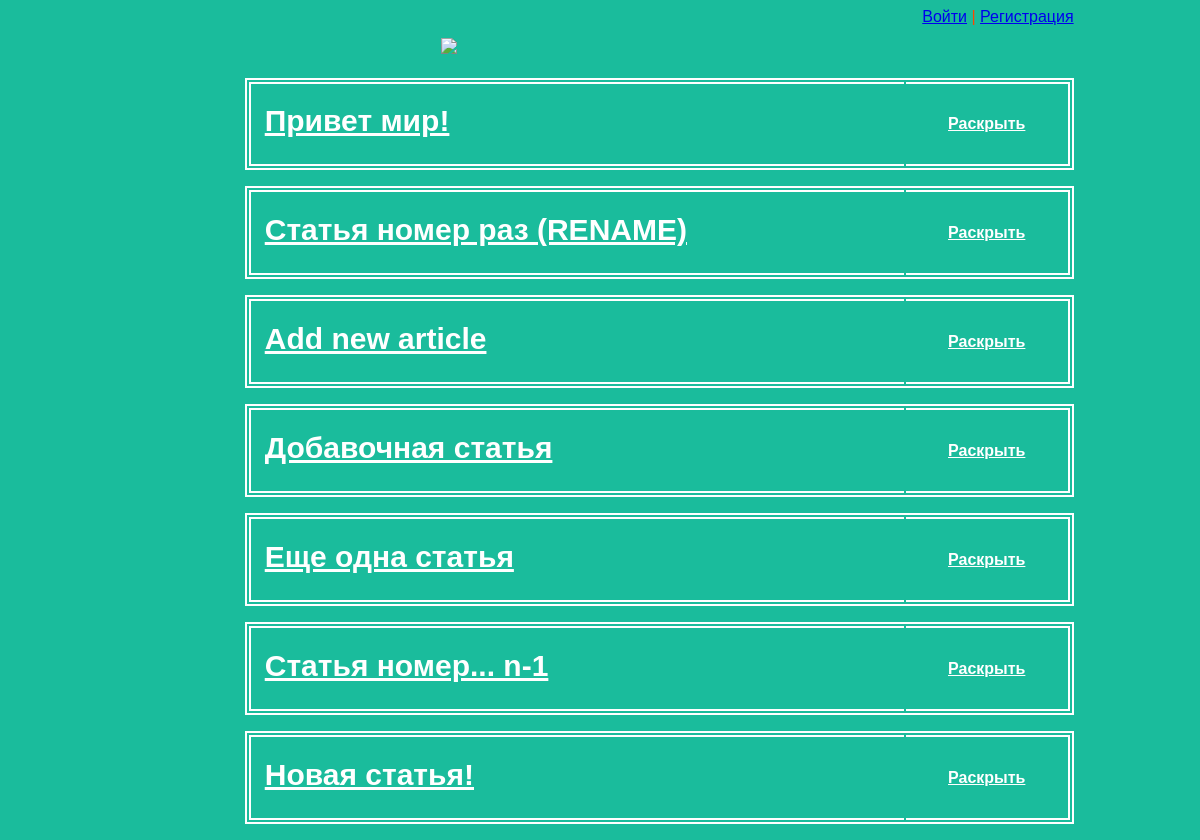
The page / on the database its author committed.
### articles/models.py (models this page shows, shortened)
class Article(models.Model):
    title = models.CharField('Name in article', max_length=200)
    author = models.ForeignKey(User, on_delete=models.CASCADE)
    text = models.TextField('Text in article')
    created_date = models.DateField('Data release',auto_now_add=True)
    def get_excerpt(self):
        return self.text[:140] + "..." if len(self.text) > 140 else self.text

### articles/views.py (the view)
# urls.py: path('', views.archive, name='archive' ),
def archive(request):
    return render(request, 'archive.html', {"posts": Article.objects.all()})

### articles/templates/archive.html (shortened to what this page needs)
{% load static %}
<!DOCTYPE html>
<html>
    <head>
        <link rel="stylesheet" href="{% static 'css/article.css' %}">
    </head>
    <body>
        <div class="header">
            <div class='states'>
                {% if user.is_authenticated %}
                    <a href="{% url 'logout' %}">Выйти ({{ request.user }})</a>
                {% else %}
                    <a href="{{ STATIC_URL }}/auth/login/">Войти</a> | <a href="{{ STATIC_URL }}/auth/registration/">Регистрация</a>
                {% endif %}
            </div>
            <a href="{{ STATIC_URL }}/"><img width='200px' src="https://s.tcdn.co/81c/c1e/81cc1ee9-0b7a-4cf8-82cf-59208b404fdc/10.png" /></a>
        </div>
            <div class="archive">
                {% for post in posts %}
                    <div class="one-post">
                        <table class='form-post' width='100%'>
                            <thead style="border:2px double;">
                            <tr>
                                <th style="border-right: none;" width='80%'><div align='left'><h2 class="post-title"><a href="{{ STATIC_URL }}/article/{{post.id}}">{{ post.title }}</a></h2></div></th>
                                <th style="border-left: none;"><a class="fold-button" href="#!">Раскрыть</a></th>
                            </tr>
                            </thead>
                        </table>
                    </div>
                {% endfor %}
            </div>
    </body>
</html>

### articles/static/css/article.css (style rules this page uses)
body { background: #1abc9c; font-family: Tahoma, Arial, sans-serif; color: #ffffff; }
.header img { display: block; width: 318px; margin-left: auto; margin-right: auto; margin-bottom: 2%; }
.archive { width: 70%; margin-left: 20%; margin-right: 10%; }
.post-title a { color: #ffffff; border-bottom: 10px; font-size: 30px; margin-left: 1%; }
h2 { font-size: 30px; margin-left: 1%; margin-top: 3%; }
.states { text-align: right; margin-right: 10%; margin-bottom: 1%; color: orangered; }
table { border:2px double; margin-bottom: 2%; }
th { border:2px double; }
.fold-button { color: white; text-align:right; }

### rows shown on the page
Article: title "Привет мир!"
Article: title "Статья номер раз (RENAME)"
Article: title "Add new article"
Article: title "Добавочная статья"
Article: title "Еще одна статья"
Article: title "Статья номер... n-1"
Article: title "Новая статья!"
